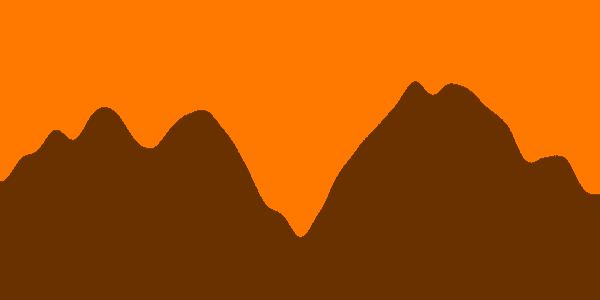
Frame 1 (no input)
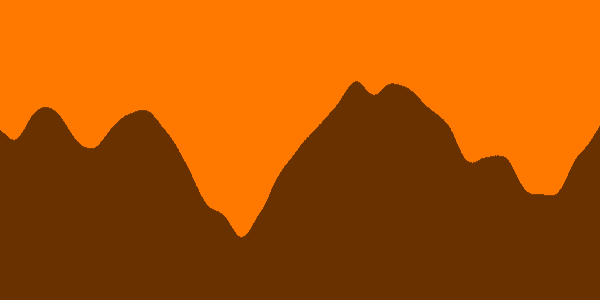
Frame 60 (the mouse pressed at the canvas centre just before this capture)
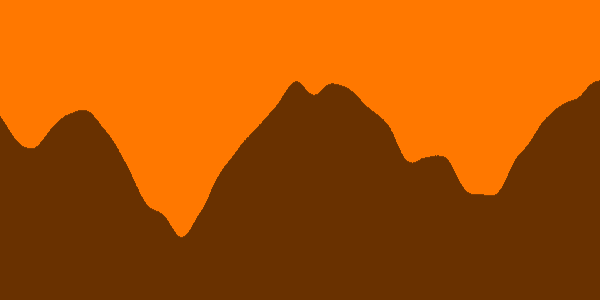
Frame 120 (the mouse held since frame 60 and released just before this capture)

The Processing sketch that drew these frames (run headless with seeded random() and noise(); from frame 60 on, the mouse is pressed at the canvas centre):

// Processing sketch: Horizon
// ── Horizon.pde
int i = 0;

void setup() {
  size(600, 300);
}

void draw() {
  background(255, 120, 0);
  stroke(0, 0, 0, 150);
  for (int x = 0; x < width; x++) {
    int y =int(noise((x + i)/150.0) * 300);
    line(x, y, x, height);
  }
  i++;
}
